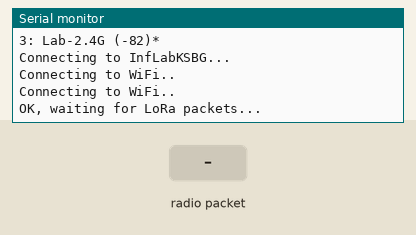
Recording of a sketch running on a simulated ESP32. Parts: the last lines printed to the serial monitor. Inputs (shaded band) come from the test bench. WiFi joins after 1.5 s; servers stay silent unless stated; a WiFi scan finds three made-up networks; uploads are accepted with an empty reply; no radio packets arrive unless stated.

Above: at 6.3 s.
6.4 s: radio packet "1" arrives
At 7.5 s:
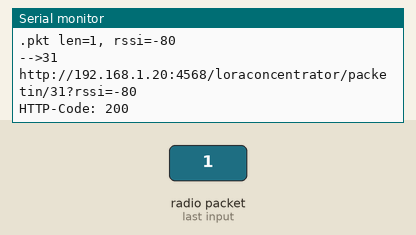
7.9 s: radio packet "0" arrives
At 8.06 s:
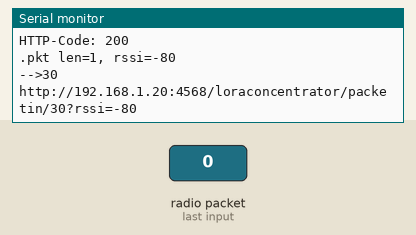
9.4 s: radio packet "2" arrives
At 10.3 s:
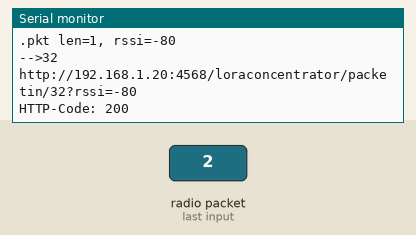

The sketch:

esp32relais.ino
```cpp
#include<Arduino.h>

// Watchdog stuff from https://github.com/espressif/arduino-esp32/blob/master/libraries/ESP32/examples/Timer/WatchdogTimer/WatchdogTimer.ino
#include "esp_system.h"

void IRAM_ATTR resetModule() {
  Serial.println("Reboot by Watchdog");
  ets_printf("reboot\n");
  esp_restart();
}

hw_timer_t *timer = NULL;
void watchdogSetup() {
  timer = timerBegin(0, 8000, true);                  //8000, -> 0.1ms
  timerAttachInterrupt(timer, &resetModule, true);  //attach callback
  timerAlarmWrite(timer, 990000L, true); //set time in 0.1 ms, 99 seconds
  timerAlarmEnable(timer);
}


// LoRa Stuff, see also (I think) https://github.com/Heltec-Aaron-Lee/WiFi_Kit_series/blob/master/esp32/libraries/LoRa/API.md
#include <LoRa.h>
#define SS      18
#define RST     14
#define DI0     26
#define BAND    868E6 // 433E6  //915E6
int spreadingFactor = 9;  // (7-12)
float bandwidth = 31.25E3; // {7.8E3, 10.4E3, 15.6E3, 20.8E3, 31.25E3, 41.7E3, 62.5E3, 125E3, 250E3};
#include <SPI.h>

#include <WiFi.h>
const char *ssid = "InfLabKSBG";
const char *url = "http://192.168.1.20:4568/loraconcentrator/packetin/";
char buffer[600];
#include <HTTPClient.h>


void loraSetParams() {
  Serial.printf("Setting spread to %d and bandwith to %f\r\n", spreadingFactor,bandwidth);

  LoRa.setSpreadingFactor(spreadingFactor);
  // `spreadingFactor` - spreading factor, defaults to `7`
  // Supported values are between `6` and `12`. If a spreading factor of `6` is set, implicit header mode must be used to transmit and receive packets.

  LoRa.setSignalBandwidth(bandwidth);
  // signalBandwidth` - signal bandwidth in Hz, defaults to `125E3`.
  // Supported values are `7.8E3`, `10.4E3`, `15.6E3`, `20.8E3`, `31.25E3`, `41.7E3`, `62.5E3`, `125E3`, and `250E3`.

}


void loraSetup() {
  Serial.println("Setting up LoRa");
  SPI.begin(5,19,27,18);
  LoRa.setPins(SS,RST,DI0);

  loraSetParams();

  if (!LoRa.begin(BAND)) {
    Serial.println("Starting LoRa failed!");
    delay(3000);
    esp_restart();
  }
  Serial.println("LoRa Init OK!");

}

// Cowardly copied from https://github.com/espressif/arduino-esp32/blob/master/libraries/WiFi/examples/WiFiScan/WiFiScan.ino
void wifiScan() {
    Serial.println("scan start");

    // WiFi.scanNetworks will return the number of networks found
    int n = WiFi.scanNetworks();
    Serial.println("scan done");
    if (n == 0) {
        Serial.println("no networks found");
    } else {
        Serial.print(n);
        Serial.println(" networks found");
        for (int i = 0; i < n; ++i) {
            // Print SSID and RSSI for each network found
            Serial.print(i + 1);
            Serial.print(": ");
            Serial.print(WiFi.SSID(i));
            Serial.print(" (");
            Serial.print(WiFi.RSSI(i));
            Serial.print(")");
            Serial.println((WiFi.encryptionType(i) == WIFI_AUTH_OPEN)?" ":"*");
            delay(10);
        }
    }
    Serial.println("");
}

void wifiConnect() {
  WiFi.mode(WIFI_STA);
  WiFi.disconnect();
  delay(100);
  wifiScan();
  delay(1000);
  Serial.printf("Connecting to %s...\r\n", ssid);
  WiFi.begin(ssid, "");
  for (int i=0; (WiFi.status() != WL_CONNECTED); i++) {
    delay(1000);
    Serial.println("Connecting to WiFi..");
    if (i>30) {
      Serial.println("No connection after 30 secs, rebooting");
      esp_restart();
    }
  }
  Serial.println("OK, waiting for LoRa packets...");
}

void setup() {
  Serial.begin(115200);
  Serial.println("Initializing LoRa");
  loraSetup();
  wifiConnect();
  watchdogSetup();
}

unsigned char packetBuffer[255];
unsigned char packetLength=0;

int loopCounter=0;

void loop() {
  int conf=0;
  loopCounter+=1;
  if (loopCounter%1000==0) {
    Serial.print('.');
  }
  delay(1);
  int packetLength = LoRa.parsePacket();

  /*for (int i=0; i<60; i++) {
    Serial.printf("Waiting for watchdog... %d\r\n",i);
    delay(1000);
  }/**/
  if (packetLength) {
    timerWrite(timer, 0); //reset timer (feed watchdog)

    for (int i=0; LoRa.available(); i++) {
      if (i<sizeof(packetBuffer)) {
        packetBuffer[i]=(unsigned char)LoRa.read();
      } else {
        packetLength=0;
      }
    }
    if (packetLength) {
      int rssi = LoRa.packetRssi();
      Serial.printf("pkt len=%d, rssi=%d\r\n-->", packetLength, rssi);
      strcpy(buffer,url);
      int l = strlen(buffer);
      for (int i=0; i<packetLength; i++) {
        Serial.printf("%02x", packetBuffer[i]);
        sprintf(buffer+l+2*i, "%02x",packetBuffer[i]);
      }
      sprintf(buffer+l+2*packetLength, "?rssi=%d", rssi);
      Serial.println();
      Serial.println(buffer);

      if (WiFi.status() != WL_CONNECTED) {
        wifiConnect();
      }
      HTTPClient http;

      http.begin(buffer);
      int httpCode = http.GET();
      Serial.printf("HTTP-Code: %d\r\n", httpCode);
      if (httpCode!=200) {
        esp_restart();
      }
    }
  }
}
```

Measured:
- after the input at 6.4 s, the serial monitor: prints a new line at once (image 1)
- after the input at 7.9 s, the serial monitor: prints a new line at once (image 2)
- after the input at 9.4 s, the serial monitor: prints a new line at once (image 3)
